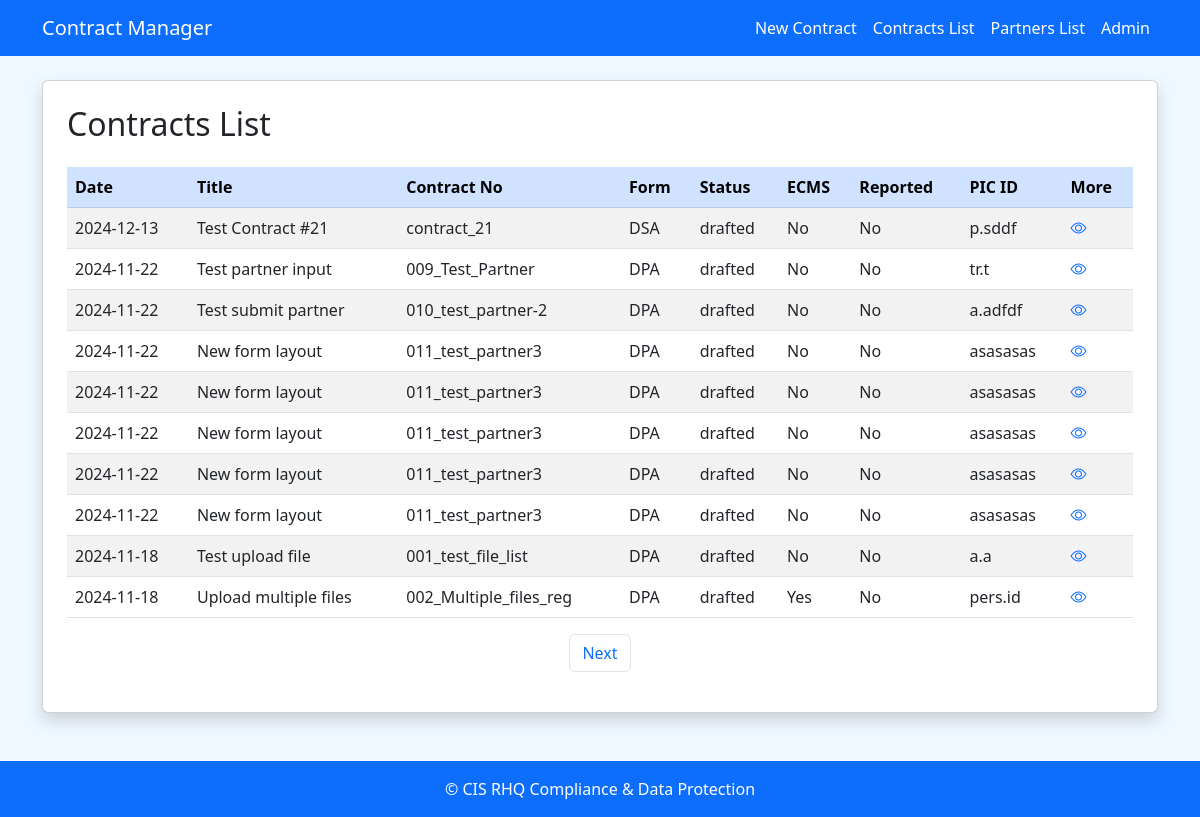
The page /contract_list/ on the database as committed earlier.
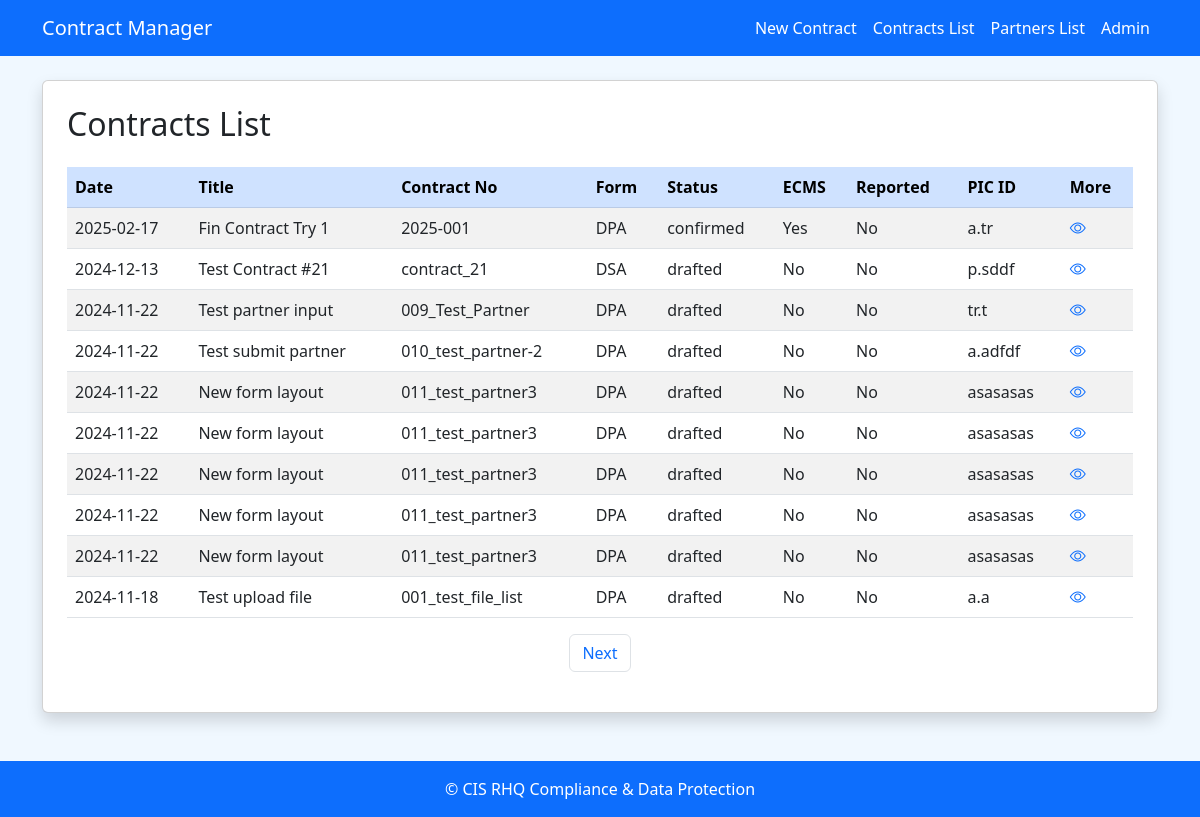
The same page on the database as committed later.
### app/models.py (models this page shows)
class Contract(db.Model):
    __tablename__ = 'contracts'
    contract_id = mapped_column(Integer, primary_key=True, autoincrement=True)
    registration_date = mapped_column(Date, default=date.today)
    contract_title = mapped_column(String(100), nullable=False)
    contract_description = mapped_column(String(120))
    contract_no = mapped_column(String(50), nullable=False)
    contract_form = mapped_column(Boolean, nullable=False)  # True for DPA, False for DSA
    contract_status = mapped_column(String(20), nullable=False)
    partner_id = mapped_column(ForeignKey('partners.partner_id'), nullable=False) # ATTENTION: CHANGE TO FALSE WHEN PARTNER DB LOGIC IS READY!
    signed_date = mapped_column(Date)
    system_registered = mapped_column(Boolean, default=False)
    HQ_reported = mapped_column(Boolean, default=False)
    contract_folder = mapped_column(String(200))
    PIC_id = mapped_column(String(100))
    PIC_team = mapped_column(String(100))
    partner = relationship("Partner", back_populates="contracts")
    audits = relationship("Audit", back_populates="contract")

### app/route_main/routes.py (the view)
@bp.route('/contract_list/', methods=['GET'])
def contract_list():
    page = request.args.get('page', 1, type=int)
    contracts = db.paginate(db.select(Contract).order_by(Contract.registration_date.desc()), page=page, per_page=10)
    return render_template('contract_list.html', contracts=contracts)

### app/templates/contract_list.html (shortened to what this page needs)
{% extends 'base.html' %}
{% block content %}
<div class="card shadow p-4 mb-4">
    <h2 class="card-title mb-4">Contracts List</h2>
    <table class="table table-striped">
        <thead class="table-primary">
            <tr>
                <th>Date</th>
                <th>Title</th>
                <th>Contract No</th>
                <th>Form</th>
                <th>Status</th>
                <th>ECMS</th>
                <th>Reported</th>
                <th>PIC ID</th>
                <th>More</th>
            </tr>
        </thead>
        <tbody>
            {% for contract in contracts.items %}
            <tr>
                <td>{{ contract.registration_date.strftime('%Y-%m-%d') }}</td>
                <td>{{ contract.contract_title }}</td>
                <td>{{ contract.contract_no }}</td>
                <td>{{ 'DPA' if contract.contract_form else 'DSA' }}</td>
                <td>{{ contract.contract_status }}</td>
                <td>{{ 'Yes' if contract.system_registered else 'No' }}</td>
                <td>{{ 'Yes' if contract.HQ_reported else 'No' }}</td>
                <td>{{ contract.PIC_id }}</td>
                <td>
                    <a href="{{ url_for('route_main.contract_details', contract_id=contract.contract_id) }}">
                        <i class="bi bi-eye text-primary"></i>
                    </a>
                </td>
            </tr>
            {% endfor %}
        </tbody>
    </table>
    <nav>
        <ul class="pagination justify-content-center">
            {% if contracts.has_next %}
                <li class="page-item"><a class="page-link" href="{{ url_for('route_main.contract_list', page=contracts.next_num) }}">Next</a></li>
            {% endif %}
        </ul>
    </nav>
</div>
{% endblock %}

### app/templates/base.html (shortened to what this page needs)
<!DOCTYPE html>
<html lang="en">
<head>
    <link href="https://cdn.jsdelivr.net/npm/bootstrap@5.3.0/dist/css/bootstrap.min.css" rel="stylesheet">
    <link rel="stylesheet" href="https://cdn.jsdelivr.net/npm/bootstrap-icons@1.11.3/font/bootstrap-icons.min.css">
    <link rel="stylesheet" href="{{ url_for('static', filename='styles.css') }}">
</head>
<body>
<nav class="navbar navbar-expand-lg navbar-dark bg-primary">
    <div class="container">
        <a class="navbar-brand" href="{{ url_for('route_main.contract_list') }}">Contract Manager</a>
        <div class="collapse navbar-collapse" id="navbarNav">
            <ul class="navbar-nav ms-auto">
                <li class="nav-item"><a class="nav-link" href="{{ url_for('route_main.new_contract') }}">New Contract</a></li>
                <li class="nav-item"><a class="nav-link" href="{{ url_for('route_main.contract_list') }}">Contracts List</a></li>
                <li class="nav-item"><a class="nav-link" href="{{ url_for('route_main.choose_partner') }}">Partners List</a></li>
                <li class="nav-item"><a class="nav-link" href="{{ url_for('route_main.temp_admin') }}">Admin</a></li>
            </ul>
        </div>
    </div>
</nav>
<div class="container mt-4">
    {% block content %}{% endblock %}
</div>
<footer class="bg-primary text-white text-center py-3 mt-5">
    <div class="container">
        <p class="mb-0">&copy; {{ current_year }} CIS RHQ Compliance &amp; Data Protection</p>
    </div>
</footer>
</body>
</html>

### app/static/styles.css (style rules this page uses)
body { background-color: #f0f8ff; }
.navbar, footer { background-color: #007bff; }
.container h1, h2 { color: #004085; }
.form-label, .nav-link { color: #ffffff; }

Rows that differ between the two databases and show on the page:
no longer on this page (row unchanged): Contract: registration_date "2024-11-18", contract_title "Upload multiple files", contract_no "002_Multiple_files_reg", contract_form "DPA", contract_status "drafted", system_registered "Yes", HQ_reported "No", PIC_id "pers.id"
added Contract: registration_date "2025-02-17", contract_title "Fin Contract Try 1", contract_no "2025-001", contract_form "DPA", contract_status "confirmed", system_registered "Yes", HQ_reported "No", PIC_id "a.tr"
